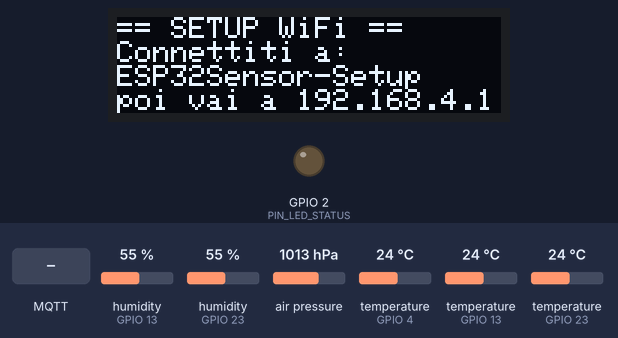
This program was run on a simulated ESP32. Shown: 128×32 one-colour display, output pins drawn as LEDs (lit = HIGH). Inputs (shaded band) come from the test bench; at power-on: humidity (sensors on GPIO 13, GPIO 23) 55 %, air pressure 1013 hPa, temperature (sensors on GPIO 4, GPIO 13, GPIO 23) 24 °C. WiFi joins after 1.5 s; servers stay silent unless stated; EEPROM starts erased; no MQTT or app messages arrive unless stated; what the program prints to the serial monitor is not drawn.

Above: at 1.1 s.
At 4.6 s:
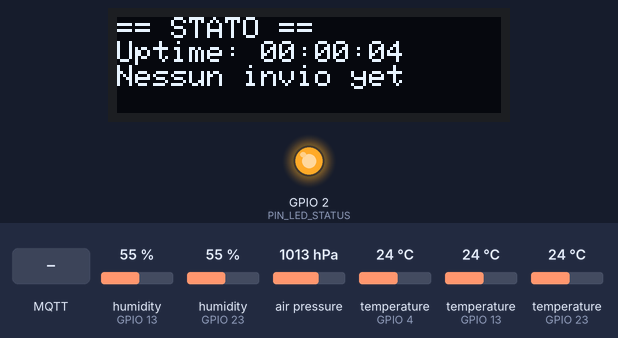
4.7 s: MQTT message "leggiSensori" arrives on the first subscribed topic
At 9.4 s:
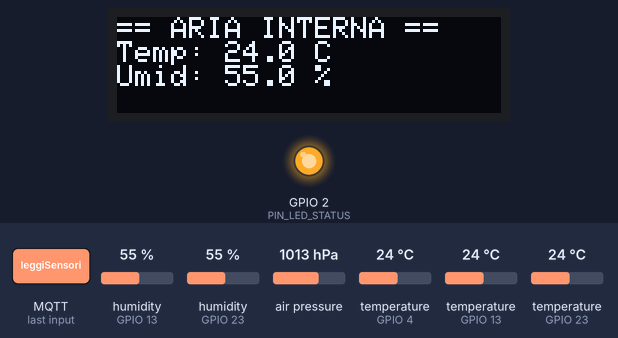
At 13.3 s:
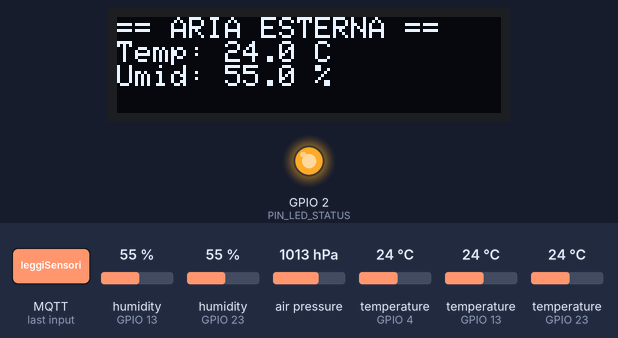
Timing chart, 0 to 14.8 s (numbered marks = the images above; inputs shaded):
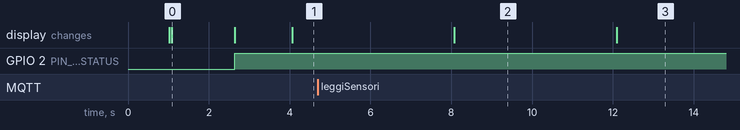

The program:

main.cpp
```cpp
#include <WiFi.h>
#include <WiFiManager.h>
#include <PubSubClient.h>
#include <DHT.h>
#include <Adafruit_Sensor.h>
#include <Adafruit_BMP280.h>
#include <OneWire.h>
#include <DallasTemperature.h>
#include <esp_task_wdt.h>
#include <Wire.h>
#include <Adafruit_GFX.h>
#include <Adafruit_SSD1306.h>
#include <Preferences.h>

// Prototipi
void reconnectMQTT();
void printlnSeriale(String data);
void printSeriale(String data);
bool initOled();
void aggiornaDisplay();
void setupWiFiManager();
void salvaParametriMQTT();
void caricaParametriMQTT();
void callback(char* topic, byte* message, unsigned int length);
void TaskReconnect(void *pvParameters);
void timeStamp();
void leggiUmiditaTerreno();
void leggiAriaInterna();
void leggiAriaEsterna();
void leggiPressioneInterna();
void leggiTemperaturaSuolo();

// ── MQTT ─────────────────────────────────────────────────────
char mqtt_server_locale[40]  = "192.168.1.3";
char mqtt_server_esterno[40] = "";
char ssid_rete_locale[33]    = "";

const char* mqtt_server = "";
const char* temperatura_interna_topic = "palabvu/temperatura_interna";
const char* temperatura_esterna_topic = "palabvu/temperatura_esterna";
const char* umidita_interna_topic = "palabvu/umidita_interna";
const char* umidita_esterna_topic = "palabvu/umidita_esterna";
const char* terreno_topic = "palabvu/umidita_terreno";
const char* terreno_temp_topic = "palabvu/temperatura_terreno";
const char* pressione_interna_topic = "palabvu/pressione_interna";
const char* debug_topic = "palabvu/debug";

String indirizzoIP = "";
String ssidConnesso = "";
const char* topic_msg_to_dispositivo = "palabvu/comando";
const char* topic_connessione = "palabvu/connessione";

// ── WiFiManager ─────────────────────────────────────────────
WiFiManager wm;
bool salvareConfig = false;        // flag settato dal callback
Preferences preferences;

// Pin per reset configurazione (opzionale: collegare un pulsante a GND)
#define PIN_RESET_CONFIG 0  // BOOT button su ESP32 DevKit

// LED stato connessione (built-in sulla board)
#define PIN_LED_STATUS 2    // LED blu su ESP32 DevKit
unsigned long ultimoBlinkLed = 0;
bool ledStato = false;

// ── SENSORI ──────────────────────────────────────────────────
// DHT22 temperatura e umidita aria
#define DHTPIN_TEMPERATURA_INTERNA 13
#define DHTPIN_TEMPERATURA_ESTERNA 23
#define DHTTYPE DHT22

DHT dht_in(DHTPIN_TEMPERATURA_INTERNA, DHTTYPE);
DHT dht_out(DHTPIN_TEMPERATURA_ESTERNA, DHTTYPE);

// DS18B20 temperatura terreno
#define ONE_WIRE_BUS 4
OneWire oneWire(ONE_WIRE_BUS);
DallasTemperature sensors(&oneWire);

// Umidita terreno (capacitivo)
const int pinSensoreUmiditaTerreno = 36; // VP pin

// BMP280 pressione (I2C)
Adafruit_BMP280 bmp;
#define I2C_SDA 22
#define I2C_SCL 21
bool bmp280Inizializzato = false;

// ── DISPLAY OLED SSD1306 128x32 (I2C condiviso con BMP280) ──
#define OLED_ADDRESS 0x3C
#define OLED_WIDTH   128
#define OLED_HEIGHT  32

static Adafruit_SSD1306 oled(OLED_WIDTH, OLED_HEIGHT, &Wire, -1);
static bool oledReady = false;

// ── RETE ─────────────────────────────────────────────────────
WiFiClient espClient;
PubSubClient client(espClient);

// ── TEMPORIZZAZIONE ──────────────────────────────────────────
unsigned long previousMillis = 0;
const long interval = 3000000; // 50 minuti

unsigned long ultimoHeartbeat = 0;
const long intervalloHeartbeat = 300000; // 5 minuti

unsigned long ultimoInvioDati = 0; // timestamp ultimo invio riuscito

// Display: rotazione pagine
unsigned long ultimoCambioPagina = 0;
const long intervalloPagina = 4000; // 4 secondi
int paginaCorrente = 0;
const int NUMERO_PAGINE = 6;

// ── VARIABILI AMBIENTALI ─────────────────────────────────────
float pressione_interna = 0;
float umidita_interna = 0;
float temperatura_interna = 0;
float umidita_esterna = 0;
float temperatura_esterna = 0;
float tensione = 0;
float temperaturaSuolo = 0;

#define livelloSecco     2.5
#define livelloPocoUmido 1.8
#define livelloUmido     1.2
#define livelloBagnato   0.6

// ══════════════════════════════════════════════════════════════
// PERSISTENZA PARAMETRI MQTT (NVS)
// ══════════════════════════════════════════════════════════════
void caricaParametriMQTT() {
  preferences.begin("mqtt", true); // read-only
  String s;
  s = preferences.getString("broker_loc", "");
  if (s.length() > 0) strncpy(mqtt_server_locale, s.c_str(), sizeof(mqtt_server_locale));
  s = preferences.getString("broker_ext", "");
  if (s.length() > 0) strncpy(mqtt_server_esterno, s.c_str(), sizeof(mqtt_server_esterno));
  s = preferences.getString("ssid_locale", "");
  if (s.length() > 0) strncpy(ssid_rete_locale, s.c_str(), sizeof(ssid_rete_locale));
  preferences.end();
  Serial.printf("[NVS] broker_loc=%s  broker_ext=%s  ssid_locale=%s\n",
                mqtt_server_locale, mqtt_server_esterno, ssid_rete_locale);
}

void salvaParametriMQTT() {
  preferences.begin("mqtt", false); // read-write
  preferences.putString("broker_loc", mqtt_server_locale);
  preferences.putString("broker_ext", mqtt_server_esterno);
  preferences.putString("ssid_locale", ssid_rete_locale);
  preferences.end();
  Serial.println("[NVS] Parametri MQTT salvati");
}

// ══════════════════════════════════════════════════════════════
// WiFiManager: CONFIGURAZIONE VIA PORTALE CAPTIVE
// ══════════════════════════════════════════════════════════════
void saveConfigCallback() {
  salvareConfig = true;
}

void setupWiFiManager() {
  // Campi custom per MQTT
  WiFiManagerParameter param_broker_loc("broker_loc", "MQTT Broker Locale (IP)", mqtt_server_locale, 40);
  WiFiManagerParameter param_broker_ext("broker_ext", "MQTT Broker Esterno (IP)", mqtt_server_esterno, 40);
  WiFiManagerParameter param_ssid_locale("ssid_locale", "SSID Rete Locale", ssid_rete_locale, 33);

  wm.addParameter(&param_broker_loc);
  wm.addParameter(&param_broker_ext);
  wm.addParameter(&param_ssid_locale);

  wm.setSaveConfigCallback(saveConfigCallback);

  // Timeout portale: 3 minuti, poi riavvia
  wm.setConfigPortalTimeout(180);

  // Mostra messaggio sul display durante configurazione
  if (oledReady) {
    oled.clearDisplay();
    oled.setTextSize(1);
    oled.setCursor(0, 0);
    oled.println("== SETUP WiFi ==");
    oled.println("Connettiti a:");
    oled.println("ESP32Sensor-Setup");
    oled.println("poi vai a 192.168.4.1");
    oled.display();
  }

  // Tenta connessione automatica, altrimenti apre il portale
  if (!wm.autoConnect("ESP32Sensor-Setup")) {
    Serial.println(F("[WiFi] Portale scaduto - riavvio"));
    ESP.restart();
  }

  // Se l'utente ha salvato nuove credenziali dal portale
  if (salvareConfig) {
    strncpy(mqtt_server_locale, param_broker_loc.getValue(), sizeof(mqtt_server_locale));
    strncpy(mqtt_server_esterno, param_broker_ext.getValue(), sizeof(mqtt_server_esterno));
    strncpy(ssid_rete_locale, param_ssid_locale.getValue(), sizeof(ssid_rete_locale));
    salvaParametriMQTT();
  }

  // Connessione riuscita
  indirizzoIP = WiFi.localIP().toString();
  ssidConnesso = WiFi.SSID();
  Serial.println("Connesso a " + ssidConnesso + " con IP " + indirizzoIP);

  // Seleziona broker MQTT in base alla rete
  if (ssidConnesso == String(ssid_rete_locale)) {
    mqtt_server = mqtt_server_locale;
  } else {
    mqtt_server = mqtt_server_esterno;
  }
  client.setServer(mqtt_server, 1883);
}

// ══════════════════════════════════════════════════════════════
// OLED INIT (pattern dalla guida con recovery bus I2C)
// ══════════════════════════════════════════════════════════════
bool initOled() {
  // 1. Recupero bus I2C
  {
    pinMode(I2C_SCL, OUTPUT); digitalWrite(I2C_SCL, HIGH);
    pinMode(I2C_SDA, INPUT_PULLUP);
    delayMicroseconds(10);
    if (!digitalRead(I2C_SDA)) {
      for (int i = 0; i < 9; i++) {
        digitalWrite(I2C_SCL, LOW);  delayMicroseconds(5);
        digitalWrite(I2C_SCL, HIGH); delayMicroseconds(5);
        if (digitalRead(I2C_SDA)) break;
      }
    }
    digitalWrite(I2C_SCL, LOW);  delayMicroseconds(5);
    pinMode(I2C_SDA, OUTPUT);
    digitalWrite(I2C_SDA, LOW);  delayMicroseconds(5);
    digitalWrite(I2C_SCL, HIGH); delayMicroseconds(5);
    digitalWrite(I2C_SDA, HIGH); delayMicroseconds(5);
    pinMode(I2C_SCL, INPUT);
    pinMode(I2C_SDA, INPUT);
    delay(5);
  }

  // 2. Init Wire + timeout pre-probe
  Wire.begin(I2C_SDA, I2C_SCL);
  Wire.setTimeOut(3000);

  // 3. Probe: verifica presenza display
  Wire.beginTransmission(OLED_ADDRESS);
  if (Wire.endTransmission() != 0) {
    Serial.println("[OLED] Non trovato - continuo senza display");
    oledReady = false;
    return false;
  }

  // 4. Init completa
  if (!oled.begin(SSD1306_SWITCHCAPVCC, OLED_ADDRESS)) {
    Serial.println("[OLED] Init fallita");
    oledReady = false;
    return false;
  }

  // 5. Timeout post-begin (critico: oled.begin() azzera il timeout)
  Wire.setTimeOut(1000);

  oled.clearDisplay();
  oled.setTextColor(SSD1306_WHITE);
  oled.setTextSize(1);
  oled.cp437(true);
  oled.display();
  oledReady = true;
  Serial.printf("[OLED] OK - %dx%d\n", OLED_WIDTH, OLED_HEIGHT);
  return true;
}

// ══════════════════════════════════════════════════════════════
// DISPLAY: PAGINE A ROTAZIONE
// ══════════════════════════════════════════════════════════════
void aggiornaDisplay() {
  if (!oledReady) return;

  oled.clearDisplay();
  oled.setTextSize(1); // 21 char x 4 righe su 128x32
  oled.setCursor(0, 0);

  switch (paginaCorrente) {
    case 0: // Connessione
      oled.println("== CONNESSIONE ==");
      oled.print("SSID: ");
      oled.println(ssidConnesso.length() > 0 ? ssidConnesso : "---");
      oled.print("IP:   ");
      oled.println(indirizzoIP.length() > 0 ? indirizzoIP : "---");
      oled.print("MQTT: ");
      oled.println(client.connected() ? "OK" : "NO");
      break;

    case 1: { // Heartbeat e uptime
      unsigned long sec = millis() / 1000;
      unsigned long h = sec / 3600;
      unsigned long m = (sec % 3600) / 60;
      unsigned long s = sec % 60;
      char uptime[12];
      snprintf(uptime, sizeof(uptime), "%02lu:%02lu:%02lu", h, m, s);

      oled.println("== STATO ==");
      oled.print("Uptime: ");
      oled.println(uptime);
      if (ultimoInvioDati > 0) {
        unsigned long agoSec = (millis() - ultimoInvioDati) / 1000;
        unsigned long agoMin = agoSec / 60;
        oled.print("Ultimo invio: ");
        oled.print(agoMin);
        oled.println(" min fa");
      } else {
        oled.println("Nessun invio yet");
      }
      break;
    }

    case 2: // Aria interna
      oled.println("== ARIA INTERNA ==");
      oled.print("Temp: ");
      oled.print(temperatura_interna, 1);
      oled.println(" C");
      oled.print("Umid: ");
      oled.print(umidita_interna, 1);
      oled.println(" %");
      break;

    case 3: // Aria esterna
      oled.println("== ARIA ESTERNA ==");
      oled.print("Temp: ");
      oled.print(temperatura_esterna, 1);
      oled.println(" C");
      oled.print("Umid: ");
      oled.print(umidita_esterna, 1);
      oled.println(" %");
      break;

    case 4: // Pressione
      oled.println("== PRESSIONE ==");
      oled.print("Press: ");
      oled.print(pressione_interna, 1);
      oled.println(" hPa");
      if (!bmp280Inizializzato) {
        oled.println("(sensore assente)");
      }
      break;

    case 5: { // Suolo
      oled.println("== SUOLO ==");
      oled.print("Temp: ");
      oled.print(temperaturaSuolo, 1);
      oled.println(" C");
      oled.print("Umid: ");
      oled.print(tensione, 2);
      oled.print("V ");
      if (tensione >= 3.2) oled.println("(aria)");
      else if (tensione > livelloSecco) oled.println("Secco");
      else if (tensione > livelloPocoUmido) oled.println("Poco umido");
      else if (tensione > livelloUmido) oled.println("Umido");
      else oled.println("Bagnato");
      break;
    }
  }

  oled.display();
}

// ══════════════════════════════════════════════════════════════
// SETUP
// ══════════════════════════════════════════════════════════════
void setup() {
  Serial.begin(115200);
  delay(1000);

  String macAddress = WiFi.macAddress();
  Serial.println("MAC: " + macAddress);

  // Pin reset configurazione WiFi (BOOT button)
  pinMode(PIN_RESET_CONFIG, INPUT_PULLUP);

  // LED stato connessione
  pinMode(PIN_LED_STATUS, OUTPUT);
  digitalWrite(PIN_LED_STATUS, LOW);

  // Sensore temperatura terreno
  sensors.begin();
  if (sensors.getDeviceCount() == 0) {
    Serial.println(F("Nessun sensore DS18B20 trovato!"));
  } else {
    Serial.println(F("DS18B20 inizializzato."));
  }

  // Umidita terreno (pin analogico)
  pinMode(pinSensoreUmiditaTerreno, INPUT);

  // DHT22
  dht_in.begin();
  dht_out.begin();

  // OLED (fa Wire.begin internamente)
  initOled();

  // BMP280 (usa Wire gia inizializzato da initOled)
  bmp280Inizializzato = bmp.begin(0x77);
  if (!bmp280Inizializzato) {
    printlnSeriale(F("Sensore di pressione non rilevato!"));
  } else {
    bmp.setSampling(Adafruit_BMP280::MODE_NORMAL,
                    Adafruit_BMP280::SAMPLING_X2,
                    Adafruit_BMP280::SAMPLING_X16,
                    Adafruit_BMP280::FILTER_X16,
                    Adafruit_BMP280::STANDBY_MS_500);
  }

  // Timeout I2C finale dopo tutte le init
  Wire.setTimeOut(1000);

  // Carica parametri MQTT salvati in NVS
  caricaParametriMQTT();

  // Se il pulsante BOOT e premuto all'avvio, resetta la configurazione WiFi
  if (digitalRead(PIN_RESET_CONFIG) == LOW) {
    Serial.println(F("[WiFi] Reset configurazione richiesto!"));
    if (oledReady) {
      oled.clearDisplay();
      oled.setCursor(0, 0);
      oled.println("RESET CONFIG WiFi");
      oled.println("Rilascia BOOT...");
      oled.display();
    }
    wm.resetSettings();
    delay(1000);
  }

  // WiFiManager: connessione automatica o portale captive
  setupWiFiManager();

  // MQTT
  client.setCallback(callback);
  reconnectMQTT();

  // Task di riconnessione MQTT sul core 1
  xTaskCreatePinnedToCore(TaskReconnect, "TaskReconnect", 10000, NULL, 1, NULL, 1);

  // Watchdog Timer (5 minuti = 300 secondi)
  esp_task_wdt_init(300, true);
  esp_task_wdt_add(NULL);

  // Mostra pagina connessione sul display
  aggiornaDisplay();
}

// ══════════════════════════════════════════════════════════════
// LOOP
// ══════════════════════════════════════════════════════════════
void loop() {
  unsigned long currentMillis = millis();
  esp_task_wdt_reset();
  client.loop();

  // Heartbeat ogni 5 minuti
  if (currentMillis - ultimoHeartbeat > intervalloHeartbeat) {
    ultimoHeartbeat = currentMillis;
    client.publish("palabvu/heartbeat", "alive");
  }

  // Lettura sensori ogni 50 minuti
  if (currentMillis - previousMillis >= interval) {
    previousMillis = currentMillis;
    timeStamp();
    leggiUmiditaTerreno();
    leggiAriaInterna();
    leggiAriaEsterna();
    leggiPressioneInterna();
    leggiTemperaturaSuolo();
    ultimoInvioDati = currentMillis;
  }

  // LED stato: fisso se connesso, lampeggiante se disconnesso
  if (WiFi.status() == WL_CONNECTED) {
    digitalWrite(PIN_LED_STATUS, HIGH);
  } else if (currentMillis - ultimoBlinkLed >= 500) {
    ultimoBlinkLed = currentMillis;
    ledStato = !ledStato;
    digitalWrite(PIN_LED_STATUS, ledStato);
  }

  // Rotazione pagine display ogni 4 secondi
  if (currentMillis - ultimoCambioPagina >= intervalloPagina) {
    ultimoCambioPagina = currentMillis;
    paginaCorrente = (paginaCorrente + 1) % NUMERO_PAGINE;
    aggiornaDisplay();
  }

  delay(100);
}

// ══════════════════════════════════════════════════════════════
// LETTURA SENSORI
// ══════════════════════════════════════════════════════════════
void leggiPressioneInterna() {
  if (bmp280Inizializzato) {
    pressione_interna = bmp.readPressure() / 100.0F;
    client.publish(pressione_interna_topic, String(pressione_interna).c_str());
    printlnSeriale("Pressione interna: " + String(pressione_interna) + " hPa");
  } else {
    printlnSeriale(F("Sensore di pressione non disponibile."));
  }
}

void leggiAriaInterna() {
  umidita_interna = dht_in.readHumidity();
  temperatura_interna = dht_in.readTemperature();

  if (!isnan(umidita_interna) && !isnan(temperatura_interna)) {
    client.publish(temperatura_interna_topic, String(temperatura_interna).c_str());
    client.publish(umidita_interna_topic, String(umidita_interna).c_str());
    printlnSeriale("Temp interna: " + String(temperatura_interna) + " C");
    printlnSeriale("Umid interna: " + String(umidita_interna) + " %");
  }
}

void leggiAriaEsterna() {
  umidita_esterna = dht_out.readHumidity();
  temperatura_esterna = dht_out.readTemperature();

  if (!isnan(umidita_esterna) && !isnan(temperatura_esterna)) {
    client.publish(temperatura_esterna_topic, String(temperatura_esterna).c_str());
    client.publish(umidita_esterna_topic, String(umidita_esterna).c_str());
    printlnSeriale("Temp esterna: " + String(temperatura_esterna) + " C");
    printlnSeriale("Umid esterna: " + String(umidita_esterna) + " %");
  }
}

void leggiUmiditaTerreno() {
  int sensorValue = analogRead(pinSensoreUmiditaTerreno);
  tensione = sensorValue * (3.3 / 4095.0);

  if (tensione < 3.2) {
    char message[50];
    snprintf(message, sizeof(message), "%f", tensione);
    client.publish(terreno_topic, message);
    printlnSeriale("Tensione suolo: " + String(tensione) + " V");
  } else {
    printlnSeriale(F("Sensore esposto all'aria, lettura non trasmessa"));
  }
}

void leggiTemperaturaSuolo() {
  sensors.requestTemperatures();
  temperaturaSuolo = sensors.getTempCByIndex(0);
  if (temperaturaSuolo > -100) {
    client.publish(terreno_temp_topic, String(temperaturaSuolo).c_str());
    printlnSeriale("Temp suolo: " + String(temperaturaSuolo) + " C");
  } else {
    printlnSeriale("Temp suolo fuori range: " + String(temperaturaSuolo) + " C");
  }
}

// ══════════════════════════════════════════════════════════════
// UTILITA
// ══════════════════════════════════════════════════════════════
void timeStamp() {
  unsigned long seconds = millis() / 1000;
  unsigned long minutes = seconds / 60;
  unsigned long hours = minutes / 60;
  seconds = seconds % 60;
  minutes = minutes % 60;

  char timeStampStr[12];
  snprintf(timeStampStr, sizeof(timeStampStr), "%02lu:%02lu:%02lu", hours, minutes, seconds);
  printlnSeriale(timeStampStr);
}

void callback(char* topic, byte* message, unsigned int length) {
  char messageBuffer[50];
  strncpy(messageBuffer, (char*)message, length);
  messageBuffer[length] = '\0';

  if (strcmp(topic, "palabvu/comando") == 0) {
    if (strcmp(messageBuffer, "leggiSensori") == 0) {
      printlnSeriale(F("Lettura istantanea"));
      leggiUmiditaTerreno();
      leggiAriaInterna();
      leggiAriaEsterna();
      leggiPressioneInterna();
      leggiTemperaturaSuolo();
      ultimoInvioDati = millis();
    }
  }
}

// ══════════════════════════════════════════════════════════════
// CONNESSIONE MQTT
// ══════════════════════════════════════════════════════════════
void reconnectMQTT() {
  unsigned long startAttemptTime = millis();
  while (!client.connected() && millis() - startAttemptTime < 10000) {
    if (client.connect(indirizzoIP.c_str())) {
      client.subscribe(topic_msg_to_dispositivo);
      printlnSeriale(F("Connesso a MQTT!"));
      client.publish(topic_connessione, indirizzoIP.c_str());
      break;
    } else {
      delay(200);
      Serial.print(".");
    }
  }
}

// Task riconnessione sul Core 1
// WiFiManager gestisce la riconnessione WiFi automaticamente,
// qui ci occupiamo solo di MQTT e del fallback WiFi
void TaskReconnect(void *pvParameters) {
  for (;;) {
    if (WiFi.status() != WL_CONNECTED) {
      // WiFiManager tenta di riconnettersi alla rete salvata
      WiFi.reconnect();
      vTaskDelay(10000 / portTICK_PERIOD_MS);
      if (WiFi.status() == WL_CONNECTED) {
        indirizzoIP = WiFi.localIP().toString();
        ssidConnesso = WiFi.SSID();
        Serial.println("Riconnesso a " + ssidConnesso);
      }
    }
    if (WiFi.status() == WL_CONNECTED && !client.connected()) {
      reconnectMQTT();
    }
    vTaskDelay(5000 / portTICK_PERIOD_MS);
  }
}

void printlnSeriale(String data) {
  Serial.println(data);
  client.publish(debug_topic, data.c_str());
}

void printSeriale(String data) {
  Serial.print(data);
  client.publish(debug_topic, data.c_str());
}
```

Measured:
- what the display in image 0 shows lasts 1.5 s, from 1.1 s to 2.6 s
- what the display in image 2 shows lasts 4.0 s, from 8.1 s to 12.1 s
